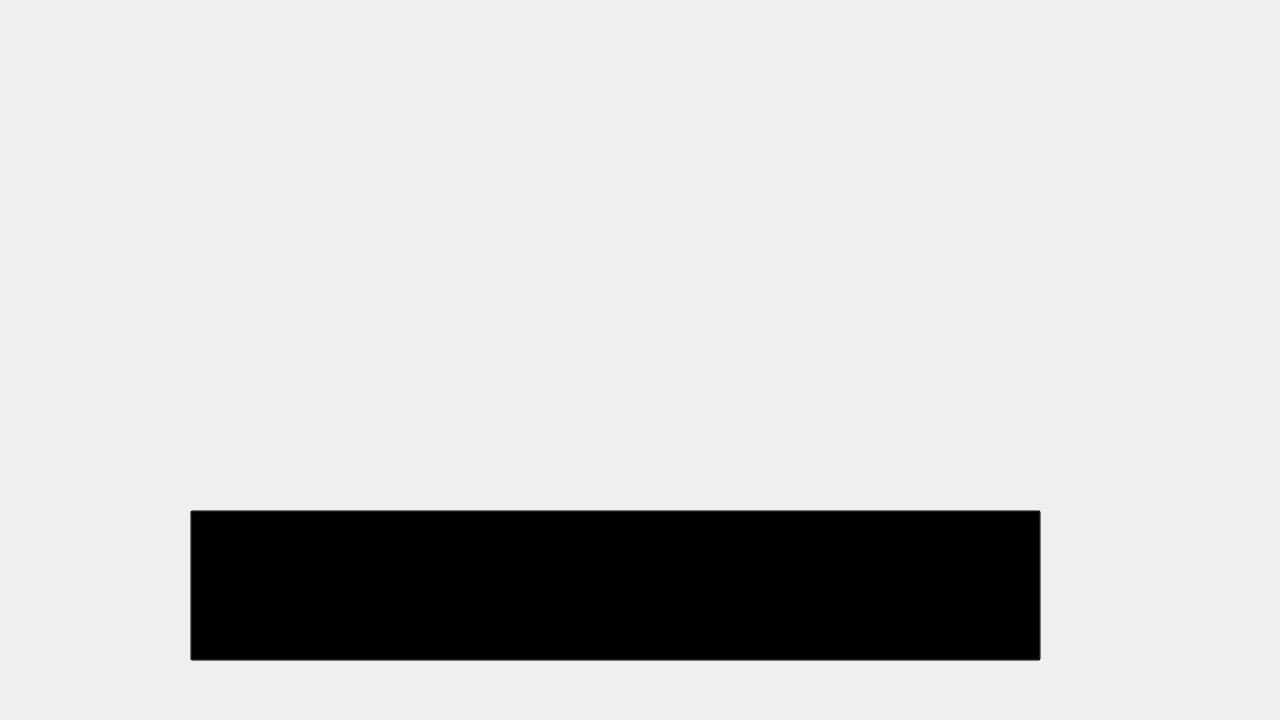
<?xml version="1.0" encoding="UTF-8"?>
<ui version="4.0">
 <class>Form</class>
 <widget class="QWidget" name="Form">
  <property name="geometry">
   <rect>
    <x>0</x>
    <y>0</y>
    <width>1280</width>
    <height>720</height>
   </rect>
  </property>
  <property name="minimumSize">
   <size>
    <width>1280</width>
    <height>720</height>
   </size>
  </property>
  <property name="maximumSize">
   <size>
    <width>1280</width>
    <height>720</height>
   </size>
  </property>
  <property name="windowTitle">
   <string>Form</string>
  </property>
  <widget class="QLabel" name="label">
   <property name="geometry">
    <rect>
     <x>0</x>
     <y>0</y>
     <width>1280</width>
     <height>720</height>
    </rect>
   </property>
   <property name="text">
    <string/>
   </property>
   <property name="pixmap">
    <pixmap>../img/Lose.png</pixmap>
   </property>
  </widget>
  <widget class="QPushButton" name="btnOK">
   <property name="geometry">
    <rect>
     <x>190</x>
     <y>510</y>
     <width>851</width>
     <height>151</height>
    </rect>
   </property>
   <property name="styleSheet">
    <string notr="true">background-color:rgb(0,0,0,0%)</string>
   </property>
   <property name="text">
    <string/>
   </property>
  </widget>
 </widget>
 <resources/>
 <connections/>
</ui>
